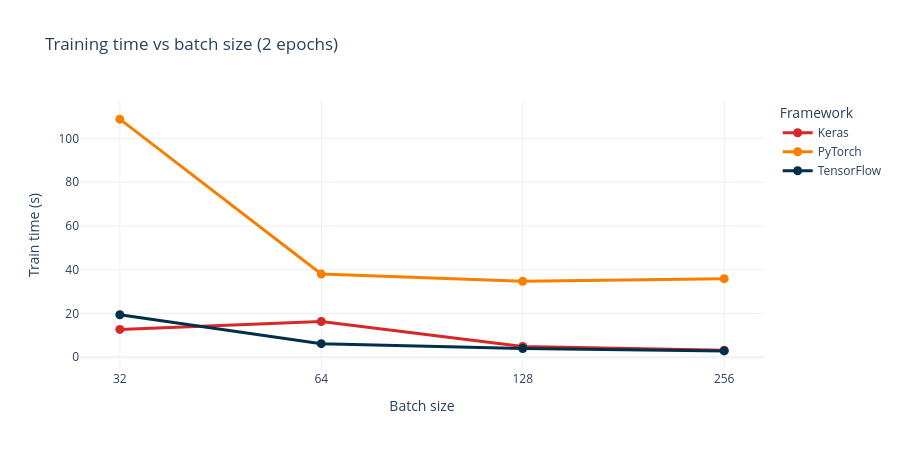

Notebook code for this chart:
### Code cell
fig = px.line(sweep, x="Batch size", y="Train time (s)", color="Framework", markers=True,
              color_discrete_map={"Keras": "#D62828", "PyTorch": "#F77F00", "TensorFlow": "#003049"},
              title="Training time vs batch size (2 epochs)", template="plotly_white")
fig.update_traces(line=dict(width=3), marker=dict(size=9))
fig.update_xaxes(type="log", tickvals=[32, 64, 128, 256])
fig.update_layout(height=450)
fig.show()

### Figure 1 — Plotly figure (JSON) as saved in the notebook; plotly's stock layout.template omitted (floating-point values rounded to 4 significant figures)
{"data": [{"hovertemplate": "Framework=Keras<br>Batch size=%{x}<br>Train time (s)=%{y}<extra></extra>", "legendgroup": "Keras", "line": {"color": "#D62828", "dash": "solid", "width": 3}, "marker": {"size": 9, "symbol": "circle"}, "mode": "lines+markers", "name": "Keras", "orientation": "v", "showlegend": true, "type": "scatter", "x": [32, 64, 128, 256], "xaxis": "x", "y": [12.7, 16.3, 4.9, 3.2], "yaxis": "y"}, {"hovertemplate": "Framework=PyTorch<br>Batch size=%{x}<br>Train time (s)=%{y}<extra></extra>", "legendgroup": "PyTorch", "line": {"color": "#F77F00", "dash": "solid", "width": 3}, "marker": {"size": 9, "symbol": "circle"}, "mode": "lines+markers", "name": "PyTorch", "orientation": "v", "showlegend": true, "type": "scatter", "x": [32, 64, 128, 256], "xaxis": "x", "y": [108.8, 38.0, 34.7, 35.9], "yaxis": "y"}, {"hovertemplate": "Framework=TensorFlow<br>Batch size=%{x}<br>Train time (s)=%{y}<extra></extra>", "legendgroup": "TensorFlow", "line": {"color": "#003049", "dash": "solid", "width": 3}, "marker": {"size": 9, "symbol": "circle"}, "mode": "lines+markers", "name": "TensorFlow", "orientation": "v", "showlegend": true, "type": "scatter", "x": [32, 64, 128, 256], "xaxis": "x", "y": [19.4, 6.2, 4.0, 2.9], "yaxis": "y"}], "layout": {"height": 450, "legend": {"title": {"text": "Framework"}, "tracegroupgap": 0}, "title": {"text": "Training time vs batch size (2 epochs)"}, "xaxis": {"anchor": "y", "domain": [0, 1], "tickvals": [32, 64, 128, 256], "title": {"text": "Batch size"}, "type": "log"}, "yaxis": {"anchor": "x", "domain": [0, 1], "title": {"text": "Train time (s)"}}}}
